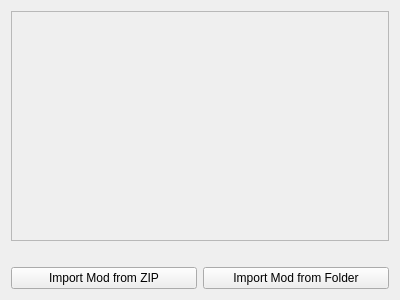
<?xml version="1.0" encoding="UTF-8"?>
<ui version="4.0">
 <class>ConfigurePerGameAddons</class>
 <widget class="QWidget" name="ConfigurePerGameAddons">
  <property name="geometry">
   <rect>
    <x>0</x>
    <y>0</y>
    <width>400</width>
    <height>300</height>
   </rect>
  </property>
  <property name="windowTitle">
   <string>Form</string>
  </property>
  <property name="accessibleDescription">
   <string>Add-Ons</string>
  </property>
  <layout class="QGridLayout" name="gridLayout">
   <item row="1" column="0" colspan="2">
    <widget class="QLabel" name="info">
     <property name="text">
      <string/>
     </property>
     <property name="textFormat">
      <enum>Qt::PlainText</enum>
     </property>
     <property name="wordWrap">
      <bool>true</bool>
     </property>
    </widget>
   </item>
   <item row="2" column="0">
    <widget class="QPushButton" name="zip">
     <property name="text">
      <string>Import Mod from ZIP</string>
     </property>
    </widget>
   </item>
   <item row="2" column="1">
    <widget class="QPushButton" name="folder">
     <property name="text">
      <string>Import Mod from Folder</string>
     </property>
    </widget>
   </item>
   <item row="0" column="0" colspan="2">
    <widget class="QScrollArea" name="scrollArea">
     <property name="widgetResizable">
      <bool>true</bool>
     </property>
     <widget class="QWidget" name="scrollAreaWidgetContents">
      <property name="geometry">
       <rect>
        <x>0</x>
        <y>0</y>
        <width>380</width>
        <height>249</height>
       </rect>
      </property>
     </widget>
    </widget>
   </item>
  </layout>
 </widget>
 <resources/>
 <connections/>
</ui>
